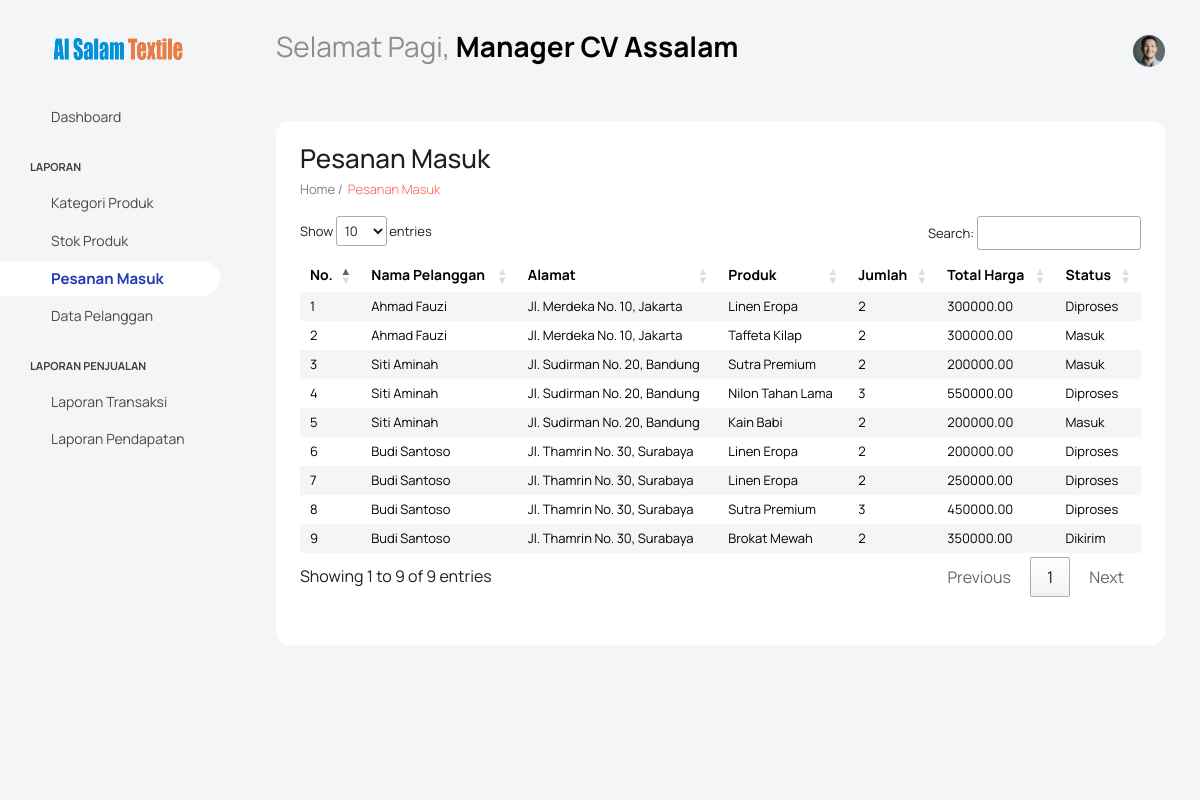
The page /index.php?page=pesanan-masuk (signed in) on the database its author committed.
### tables this page shows
CREATE TABLE IF NOT EXISTS `pesanan` (
  `id` int NOT NULL AUTO_INCREMENT,
  `produk_id` int NOT NULL,
  `pelanggan_id` int DEFAULT NULL,
  `jumlah` int NOT NULL,
  `tanggal_pesanan` datetime NOT NULL,
  `status` enum('masuk','diproses','dikirim','selesai') NOT NULL,
  `total_harga` decimal(10,2) NOT NULL,
  PRIMARY KEY (`id`),
  KEY `pelanggan_id` (`pelanggan_id`)
);

CREATE TABLE IF NOT EXISTS `pelanggan` (
  `id` int NOT NULL AUTO_INCREMENT,
  `nama` varchar(255) NOT NULL,
  `alamat` text,
  `telepon` varchar(20) DEFAULT NULL,
  `email` varchar(255) DEFAULT NULL,
  PRIMARY KEY (`id`)
);

CREATE TABLE IF NOT EXISTS `produk` (
  `id` int NOT NULL AUTO_INCREMENT,
  `nama_produk` varchar(255) NOT NULL,
  `kategori_id` int DEFAULT NULL,
  `harga` decimal(10,2) NOT NULL,
  `stok` int NOT NULL,
  `deskripsi` text,
  PRIMARY KEY (`id`),
  KEY `kategori_id` (`kategori_id`)
);

### src/pages/admin/pesanan-masuk.php (the view, shortened to what this page needs)
<?php
include('src/config/koneksi.php');
$sql_pesanan = "SELECT
    pesanan.*,
    pelanggan.nama,
    pelanggan.alamat,
    produk.nama_produk
FROM
    pesanan
INNER JOIN
    pelanggan ON pesanan.pelanggan_id = pelanggan.id
INNER JOIN
    produk ON produk.id = pesanan.produk_id
WHERE
    pesanan.status IN ('masuk', 'diproses', 'dikirim');
";
$result_pesanan = $conn->query($sql_pesanan);
?>
<!DOCTYPE html>
<html lang="en">
<head>
</head>
<body>
    <div class="col-lg-12 grid-margin stretch-card">
        <div class="card">
            <div class="card-body">
                <h2 class="mb-2">Pesanan Masuk</h2>
                <p class="card-description"> Home /<code>Pesanan Masuk</code></p>
                <div class="form-group">
                    <div class="table-responsive">
                        <table id="pesananTable" class="table table-striped">
                            <thead>
                                <tr>
                                    <th>No.</th>
                                    <th>Nama Pelanggan</th>
                                    <th>Alamat</th>
                                    <th>Produk</th>
                                    <th>Jumlah</th>
                                    <th>Total Harga</th>
                                    <th>Status</th>
                                </tr>
                            </thead>
                            <tbody>
                                <?php
                                if ($result_pesanan->num_rows > 0) {
                                    $no = 1;
                                    while ($row = $result_pesanan->fetch_assoc()) {
                                        echo "<tr>";
                                        echo "<td>" . $no++ . "</td>";
                                        echo "<td>" . $row["nama"] . "</td>";
                                        echo "<td>" . $row["alamat"] . "</td>";
                                        echo "<td>" . $row["nama_produk"] . "</td>";
                                        echo "<td>" . $row["jumlah"] . "</td>";
                                        echo "<td>" . $row["total_harga"] . "</td>";
                                        $status = $row["status"];
                                        if ($status == "masuk") {
                                            echo "<td>Masuk</td>";
                                        } elseif ($status == "diproses") {
                                            echo "<td>Diproses</td>";
                                        } elseif ($status == "dikirim") {
                                            echo "<td>Dikirim</td>";
                                        } else {
                                            echo "<td>Status tidak diketahui</td>";
                                        }
                                        echo "</tr>";
                                    }
                                } else {
                                    echo "<tr><td colspan='8'>Tidak ada pesanan ditemukan</td></tr>";
                                }
                                ?>
                            </tbody>
                        </table>
                    </div>
                </div>
            </div>
        </div>
    </div>
</body>
</html>

### index.php (style rules this page uses)
table.dataTable thead th, table.dataTable thead td { border-bottom: none !important; }
table.dataTable.no-footer { border-bottom: none !important; }
table.dataTable tbody th, table.dataTable tbody td { border-top: none !important; }
table.dataTable { border-collapse: collapse; }
table.dataTable td, table.dataTable th { border: none !important; }

### rows shown on the page
pesanan: pelanggan.nama "Ahmad Fauzi", pelanggan.alamat "Jl. Merdeka No. 10, Jakarta", produk.nama_produk "Linen Eropa", jumlah "2", total_harga "300000.00", status "Diproses"
pesanan: pelanggan.nama "Ahmad Fauzi", pelanggan.alamat "Jl. Merdeka No. 10, Jakarta", produk.nama_produk "Taffeta Kilap", jumlah "2", total_harga "300000.00", status "Masuk"
pesanan: pelanggan.nama "Siti Aminah", pelanggan.alamat "Jl. Sudirman No. 20, Bandung", produk.nama_produk "Sutra Premium", jumlah "2", total_harga "200000.00", status "Masuk"
pesanan: pelanggan.nama "Siti Aminah", pelanggan.alamat "Jl. Sudirman No. 20, Bandung", produk.nama_produk "Nilon Tahan Lama", jumlah "3", total_harga "550000.00", status "Diproses"
pesanan: pelanggan.nama "Siti Aminah", pelanggan.alamat "Jl. Sudirman No. 20, Bandung", produk.nama_produk "Kain Babi", jumlah "2", total_harga "200000.00", status "Masuk"
pesanan: pelanggan.nama "Budi Santoso", pelanggan.alamat "Jl. Thamrin No. 30, Surabaya", produk.nama_produk "Linen Eropa", jumlah "2", total_harga "200000.00", status "Diproses"
pesanan: pelanggan.nama "Budi Santoso", pelanggan.alamat "Jl. Thamrin No. 30, Surabaya", produk.nama_produk "Linen Eropa", jumlah "2", total_harga "250000.00", status "Diproses"
pesanan: pelanggan.nama "Budi Santoso", pelanggan.alamat "Jl. Thamrin No. 30, Surabaya", produk.nama_produk "Sutra Premium", jumlah "3", total_harga "450000.00", status "Diproses"
pesanan: pelanggan.nama "Budi Santoso", pelanggan.alamat "Jl. Thamrin No. 30, Surabaya", produk.nama_produk "Brokat Mewah", jumlah "2", total_harga "350000.00", status "Dikirim"

### other values the page prints
$_SESSION['nama_lengkap'] "Manager CV Assalam"
